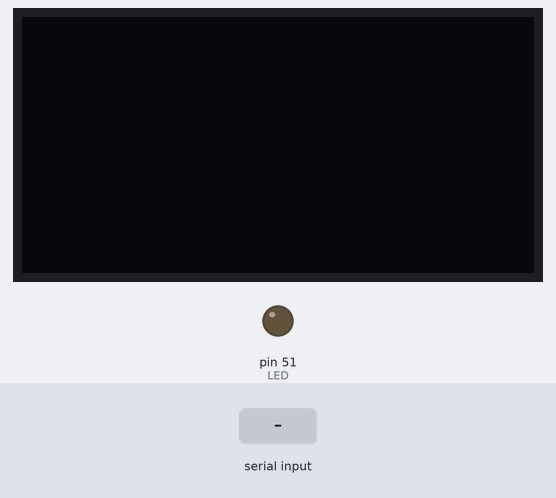
This sketch was run on a simulated Arduino Mega 2560, built with avr-gcc and run on an emulated ATmega2560. On the bench: 128×64 one-colour display, output pins drawn as LEDs (lit = HIGH). Inputs (shaded band) come from the test bench.

Above: at 1.2 s.
1.3 s: "ON\n" received over Serial
At 2.4 s:
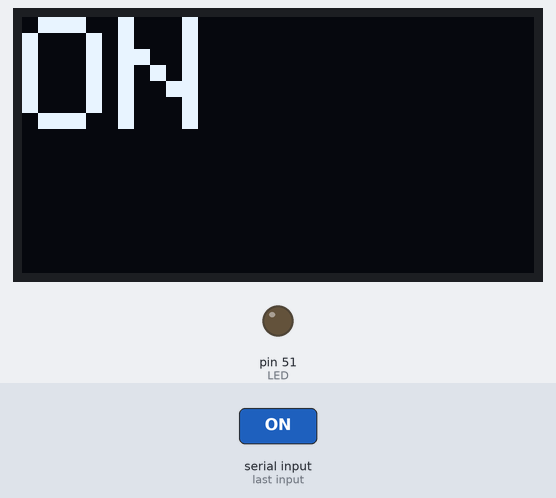
2.8 s: "OFF\n" received over Serial
At 3.6 s:
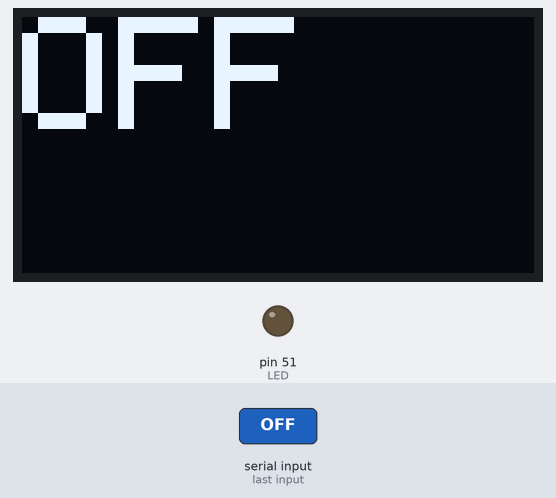
4.3 s: "ON\n" received over Serial
At 4.7 s:
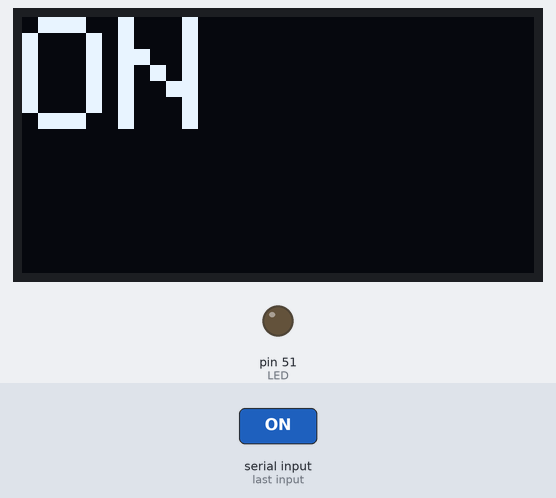
Timing chart, 0 to 7.3 s (numbered marks = the images above; inputs shaded):
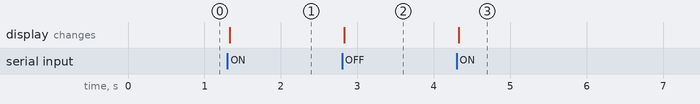

Measured:
- after the input at 1.3 s, the display: changes at once (image 1)
- after the input at 2.8 s, the display: changes at once (image 2)
- after the input at 4.3 s, the display: changes at once (image 3)

The sketch:

telegram_RaspArduino_led.ino
```cpp
/*
   Telegram Raspi Arduino LED ON/OFF
*/

#include<Wire.h>
#include<Adafruit_GFX.h>
#include<Adafruit_SSD1306.h>

const int screen_width = 128;
const int screen_height = 64;

Adafruit_SSD1306 display(screen_width, screen_height, &Wire);

const int LED = 51; // digitalPWM


void setup() {
   Serial.begin(9600);
   pinMode(LED, OUTPUT);
   Wire.begin();

   if(!display.begin(SSD1306_SWITCHCAPVCC, 0x3C))
   {
     Serial.print("led not found");
   }

   //oled settings
   display.clearDisplay();
   display.setTextSize(4);
   display.setTextColor(SSD1306_WHITE);
   display.setCursor(0,0);
   display.display();
}

void loop() {
   if(Serial.available()>0)
   {
      String cmd = Serial.readStringUntil('\n');
      if(cmd.equals("ON"))
      {
        analogWrite(LED,50);
        display.clearDisplay();
        display.setCursor(0,0);
	display.println("ON"); //writes to a buffer
        display.display();
}
      else if(cmd.equals("OFF"))
      {

        analogWrite(LED,0);
	display.clearDisplay();
        display.setCursor(0,0);
        display.println("OFF"); // writes to a buffer
        display.display();
 }

   }
   //display.display(); //push data from buffer to oled
}
```
